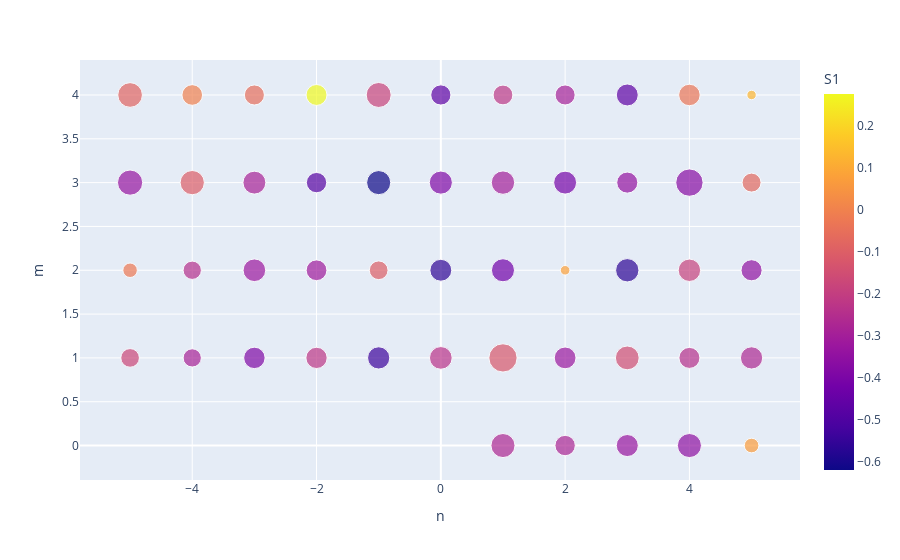

Here is the notebook cell this chart was saved with:
### Code cell
implot_df(first_Si_complexity)

### Figure 1 — Plotly figure (JSON) as saved in the notebook; plotly's stock layout.template omitted (floating-point values rounded to 4 significant figures)
{"data": [{"hovertemplate": "n=%{x}<br>m=%{y}<br>S1_conf=%{marker.size}<br>S1=%{marker.color}<extra></extra>", "legendgroup": "", "marker": {"color": [-0.2708, -0.2773, -0.3334, -0.3545, 0.06846, -0.1705, -0.2867, -0.3861, -0.2235, -0.5359, -0.2328, -0.12, -0.3228, -0.1508, -0.2423, -0.2696, -0.02465, -0.2475, -0.322, -0.3106, -0.1019, -0.5605, -0.4217, 0.07939, -0.5628, -0.1884, -0.3488, -0.3359, -0.1036, -0.2883, -0.4841, -0.6193, -0.3892, -0.2995, -0.4112, -0.343, -0.3695, -0.07294, -0.08343, -0.005303, -0.05608, 0.2757, -0.1822, -0.4629, -0.2197, -0.2901, -0.4665, -0.03463, 0.1274], "coloraxis": "coloraxis", "size": [0.5605, 0.4014, 0.4702, 0.5606, 0.2066, 0.3362, 0.3224, 0.4446, 0.4379, 0.4781, 0.498, 0.7735, 0.4566, 0.5464, 0.4271, 0.478, 0.2031, 0.324, 0.4953, 0.4171, 0.339, 0.4626, 0.514, 0.08858, 0.5268, 0.4867, 0.4314, 0.6142, 0.5687, 0.5072, 0.3992, 0.5623, 0.5164, 0.5283, 0.5082, 0.4299, 0.7235, 0.3483, 0.5876, 0.4118, 0.3891, 0.4251, 0.6041, 0.3947, 0.3791, 0.3887, 0.4666, 0.447, 0.08632], "sizemode": "area", "sizeref": 0.001934, "symbol": "circle"}, "mode": "markers", "name": "", "orientation": "v", "showlegend": false, "type": "scatter", "x": [1, 2, 3, 4, 5, -5, -4, -3, -2, -1, 0, 1, 2, 3, 4, 5, -5, -4, -3, -2, -1, 0, 1, 2, 3, 4, 5, -5, -4, -3, -2, -1, 0, 1, 2, 3, 4, 5, -5, -4, -3, -2, -1, 0, 1, 2, 3, 4, 5], "xaxis": "x", "y": [0, 0, 0, 0, 0, 1, 1, 1, 1, 1, 1, 1, 1, 1, 1, 1, 2, 2, 2, 2, 2, 2, 2, 2, 2, 2, 2, 3, 3, 3, 3, 3, 3, 3, 3, 3, 3, 3, 4, 4, 4, 4, 4, 4, 4, 4, 4, 4, 4], "yaxis": "y"}], "layout": {"coloraxis": {"colorbar": {"title": {"text": "S1"}}, "colorscale": [[0, "#0d0887"], [0.1111, "#46039f"], [0.2222, "#7201a8"], [0.3333, "#9c179e"], [0.4444, "#bd3786"], [0.5556, "#d8576b"], [0.6667, "#ed7953"], [0.7778, "#fb9f3a"], [0.8889, "#fdca26"], [1, "#f0f921"]]}, "legend": {"itemsizing": "constant", "tracegroupgap": 0}, "margin": {"t": 60}, "xaxis": {"anchor": "y", "domain": [0, 1], "title": {"text": "n"}}, "yaxis": {"anchor": "x", "domain": [0, 1], "title": {"text": "m"}}}}
